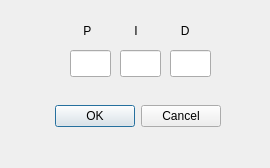
<?xml version="1.0" encoding="UTF-8"?>
<ui version="4.0">
 <class>Dialog</class>
 <widget class="QDialog" name="Dialog">
  <property name="geometry">
   <rect>
    <x>0</x>
    <y>0</y>
    <width>270</width>
    <height>168</height>
   </rect>
  </property>
  <property name="windowTitle">
   <string>Dialog</string>
  </property>
  <widget class="QDialogButtonBox" name="buttonBox">
   <property name="geometry">
    <rect>
     <x>-80</x>
     <y>100</y>
     <width>301</width>
     <height>32</height>
    </rect>
   </property>
   <property name="orientation">
    <enum>Qt::Horizontal</enum>
   </property>
   <property name="standardButtons">
    <set>QDialogButtonBox::Cancel|QDialogButtonBox::Ok</set>
   </property>
  </widget>
  <widget class="QLineEdit" name="I">
   <property name="geometry">
    <rect>
     <x>120</x>
     <y>50</y>
     <width>41</width>
     <height>27</height>
    </rect>
   </property>
  </widget>
  <widget class="QLineEdit" name="D">
   <property name="geometry">
    <rect>
     <x>170</x>
     <y>50</y>
     <width>41</width>
     <height>27</height>
    </rect>
   </property>
  </widget>
  <widget class="QLabel" name="label">
   <property name="geometry">
    <rect>
     <x>70</x>
     <y>20</y>
     <width>141</width>
     <height>21</height>
    </rect>
   </property>
   <property name="text">
    <string>    P             I             D</string>
   </property>
  </widget>
  <widget class="QLineEdit" name="P">
   <property name="geometry">
    <rect>
     <x>70</x>
     <y>50</y>
     <width>41</width>
     <height>27</height>
    </rect>
   </property>
  </widget>
 </widget>
 <resources/>
 <connections>
  <connection>
   <sender>buttonBox</sender>
   <signal>accepted()</signal>
   <receiver>Dialog</receiver>
   <slot>accept()</slot>
   <hints>
    <hint type="sourcelabel">
     <x>248</x>
     <y>254</y>
    </hint>
    <hint type="destinationlabel">
     <x>157</x>
     <y>274</y>
    </hint>
   </hints>
  </connection>
  <connection>
   <sender>buttonBox</sender>
   <signal>rejected()</signal>
   <receiver>Dialog</receiver>
   <slot>reject()</slot>
   <hints>
    <hint type="sourcelabel">
     <x>316</x>
     <y>260</y>
    </hint>
    <hint type="destinationlabel">
     <x>286</x>
     <y>274</y>
    </hint>
   </hints>
  </connection>
 </connections>
</ui>
